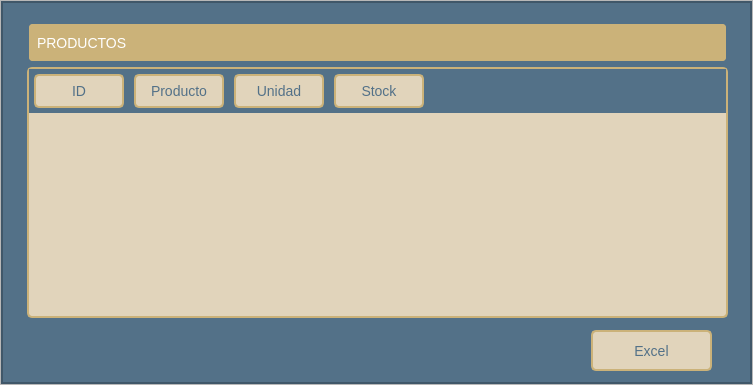
<?xml version="1.0" encoding="UTF-8"?>
<ui version="4.0">
 <class>ventana_catalago</class>
 <widget class="QWidget" name="ventana_catalago">
  <property name="geometry">
   <rect>
    <x>0</x>
    <y>0</y>
    <width>753</width>
    <height>385</height>
   </rect>
  </property>
  <property name="windowTitle">
   <string>Catálogo de productos</string>
  </property>
  <layout class="QVBoxLayout" name="verticalLayout">
   <property name="spacing">
    <number>0</number>
   </property>
   <property name="leftMargin">
    <number>0</number>
   </property>
   <property name="topMargin">
    <number>0</number>
   </property>
   <property name="rightMargin">
    <number>0</number>
   </property>
   <property name="bottomMargin">
    <number>0</number>
   </property>
   <item>
    <widget class="QFrame" name="central_frame">
     <property name="frameShape">
      <enum>QFrame::StyledPanel</enum>
     </property>
     <property name="frameShadow">
      <enum>QFrame::Raised</enum>
     </property>
     <layout class="QVBoxLayout" name="verticalLayout_2">
      <property name="spacing">
       <number>0</number>
      </property>
      <property name="leftMargin">
       <number>0</number>
      </property>
      <property name="topMargin">
       <number>0</number>
      </property>
      <property name="rightMargin">
       <number>0</number>
      </property>
      <property name="bottomMargin">
       <number>0</number>
      </property>
      <item>
       <widget class="QFrame" name="backgroundcolor_frame">
        <property name="styleSheet">
         <string notr="true">background-color: #537188;</string>
        </property>
        <property name="frameShape">
         <enum>QFrame::StyledPanel</enum>
        </property>
        <property name="frameShadow">
         <enum>QFrame::Raised</enum>
        </property>
        <layout class="QVBoxLayout" name="verticalLayout_3">
         <property name="spacing">
          <number>0</number>
         </property>
         <property name="leftMargin">
          <number>0</number>
         </property>
         <property name="topMargin">
          <number>0</number>
         </property>
         <property name="rightMargin">
          <number>0</number>
         </property>
         <property name="bottomMargin">
          <number>0</number>
         </property>
         <item>
          <widget class="QFrame" name="content_frame">
           <property name="frameShape">
            <enum>QFrame::StyledPanel</enum>
           </property>
           <property name="frameShadow">
            <enum>QFrame::Raised</enum>
           </property>
           <widget class="QTableWidget" name="tabla_catalago">
            <property name="geometry">
             <rect>
              <x>20</x>
              <y>60</y>
              <width>711</width>
              <height>261</height>
             </rect>
            </property>
            <property name="styleSheet">
             <string notr="true">QTableWidget {
    background-color: #E1D4BB;
    color: #537188;
    border: 2px solid #CBB279;
    border-radius: 5px;
    margin: 5px;
    font-size: 14px;
    gridline-color: #537188;
}

QTableWidget::item {
    border: 1px solid #537188;
}

QTableWidget::item:selected {
    background-color: #CBB279;
    color: #E1D4BB;
}

QHeaderView::section {
    background-color: #E1D4BB;
    color: #537188;
    padding: 5px;
    border: 2px solid #CBB279;
    border-radius: 5px;
    margin: 5px;
    font-size: 14px;
}</string>
            </property>
            <column>
             <property name="text">
              <string>ID</string>
             </property>
            </column>
            <column>
             <property name="text">
              <string>Producto</string>
             </property>
            </column>
            <column>
             <property name="text">
              <string>Unidad</string>
             </property>
            </column>
            <column>
             <property name="text">
              <string>Stock</string>
             </property>
            </column>
           </widget>
           <widget class="QPushButton" name="import_catalago">
            <property name="geometry">
             <rect>
              <x>584</x>
              <y>323</y>
              <width>131</width>
              <height>51</height>
             </rect>
            </property>
            <property name="styleSheet">
             <string notr="true">QPushButton {
    background-color: #E1D4BB;
    color: #537188;
    border: 2px solid #CBB279;
    border-radius: 5px;
    padding: 5px;
    margin: 5px;
    font-size: 14px;
}

QPushButton:hover {
    background-color: #CBB279;
    border: 2px solid #537188;
}

QPushButton:pressed {
    background-color: #CBB279;
    border: 2px solid #537188;
    padding-left: 7px;
}</string>
            </property>
            <property name="text">
             <string>Excel</string>
            </property>
           </widget>
           <widget class="QLabel" name="label">
            <property name="geometry">
             <rect>
              <x>20</x>
              <y>15</y>
              <width>711</width>
              <height>51</height>
             </rect>
            </property>
            <property name="styleSheet">
             <string notr="true">QLabel {
    color: #ffffff;
    border: 2px solid #537188;
    border-radius: 5px;
    padding: 5px;
    margin: 5px;
    font-size: 14px;
    text-align: center;
    background-color: #CBB279;
}</string>
            </property>
            <property name="text">
             <string>PRODUCTOS</string>
            </property>
           </widget>
          </widget>
         </item>
        </layout>
       </widget>
      </item>
     </layout>
    </widget>
   </item>
  </layout>
 </widget>
 <resources/>
 <connections/>
</ui>
